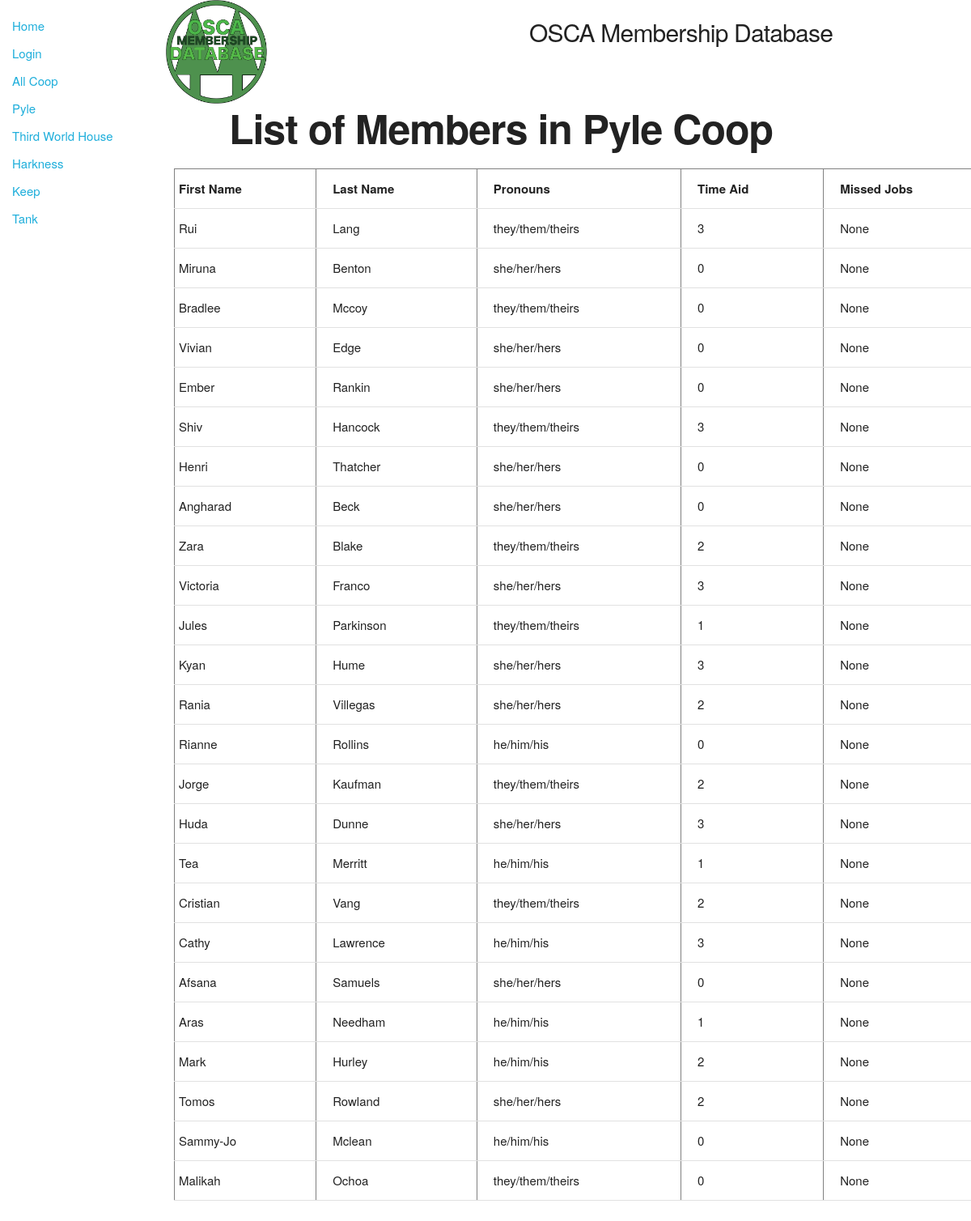
The app's page /catalog/pylemenu/pylemembers, older data.
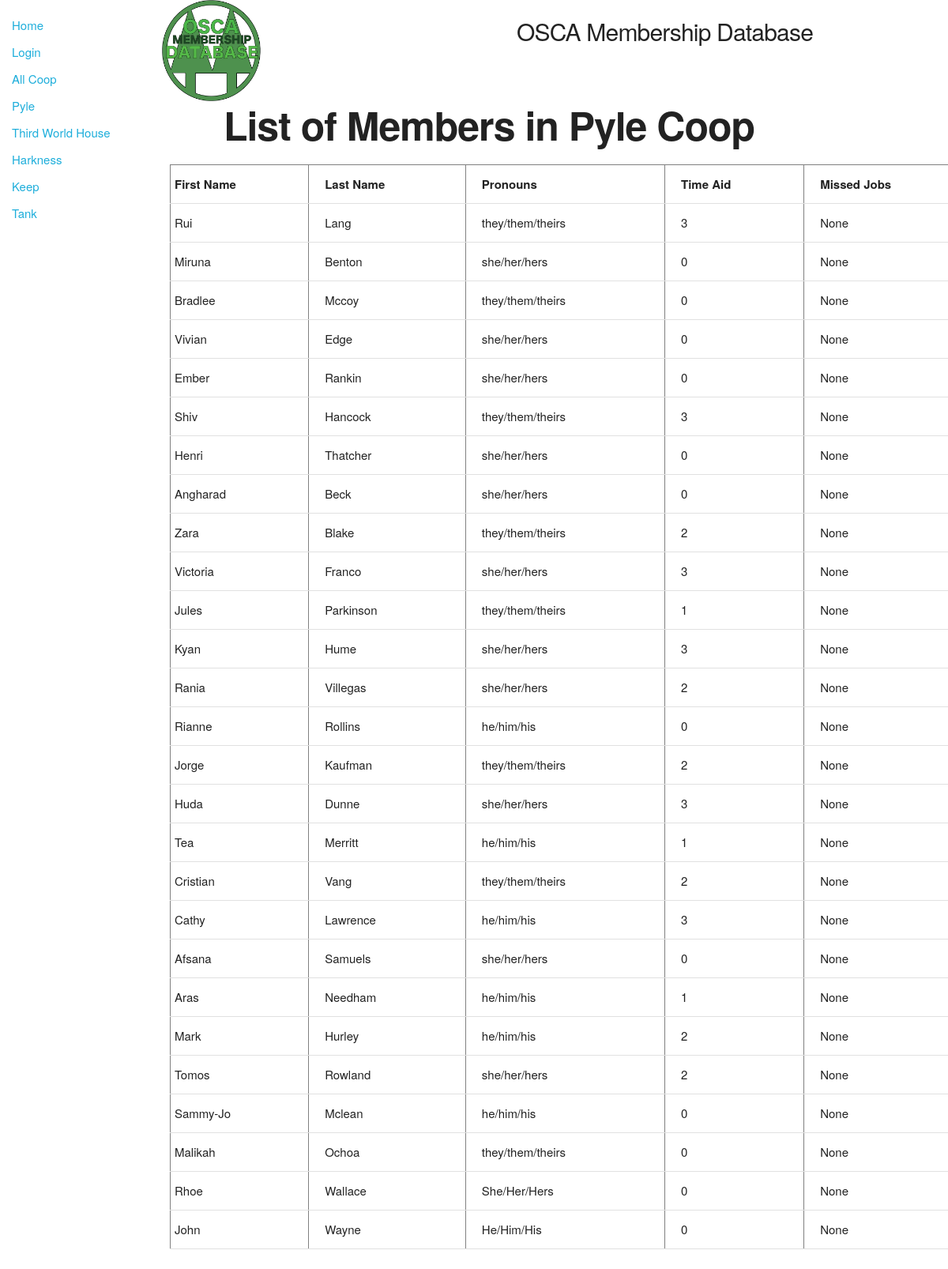
The same page, newer data.
### catalog/models.py (models this page shows, shortened)
class Member(models.Model):
    id = models.AutoField(primary_key=True)
    first_name = models.CharField(max_length=30)
    last_name = models.CharField(max_length=50)
    preferred_name = models.CharField(max_length=100, null=True, blank = True)
    tnumber = models.IntegerField()
    coop = models.ForeignKey('Coop', on_delete=models.SET_NULL, null=True)
    email = models.EmailField(null = True, blank = True)
    pronouns = models.CharField(max_length=20)
    time_aid = models.IntegerField()
    missed_jobes = models.IntegerField(null = True, blank = True)

### catalog/views.py (the view)
# urls.py: path('pylemenu/pylemembers',views.memberspyle,name=';pyle-members;'),
def memberspyle(request):
    pylemembers= Member.objects.select_related("coop").filter(coop_id__exact=PYLE)
    context={
        'pylemembers': pylemembers
    }
    return render(request,'memberspyle.html',context=context)

### catalog/templates/memberspyle.html (shortened to what this page needs)
{% extends "base_generic.html" %}
{% block content %}
<div class="row">
    <div class="two columns">
      {% load static %}
      <img src="{% static 'images/twinpines.png' %}" width="128" height="128" alt="Our Logo">
    </div>
    <div class="five columns" style="margin-top:2%">
      <h4>OSCA Membership Database</h4>
    </div>
  </div>
  <h1 style="padding-left: 7%; font-weight: bold">List of Members in Pyle Coop</h1>
    <table border="1" width="1000">
        <tr>
            <td><div class="title">First Name</div></td>
            <td><div class="title">Last Name</div></td>
            <td><div class="title">Pronouns</div></td>
            <td><div class="title">Time Aid</div></td>
            <td><div class="title">Missed Jobs</div></td>
        </tr>
        {% for members in pylemembers %}
        <tr>
            <td><div class="columns" >{{ members.first_name}}</div></td>
            <td><div class="columns" >{{ members.last_name}}</div></td>
            <td><div class="columns" >{{ members.pronouns}}</div></td>
            <td><div class="columns" >{{ members.time_aid}}</div></td>
            <td><div class="columns" >{{ members.missed_jobes}}</div></td>
        </tr>
        {% endfor %}
    </table>
  {% endblock %}

Row changes from the older to the newer data that the page shows:
added Member: first_name "Rhoe", last_name "Wallace", pronouns "She/Her/Hers", time_aid "0", missed_jobes "None"
added Member: first_name "John", last_name "Wayne", pronouns "He/Him/His", time_aid "0", missed_jobes "None"
